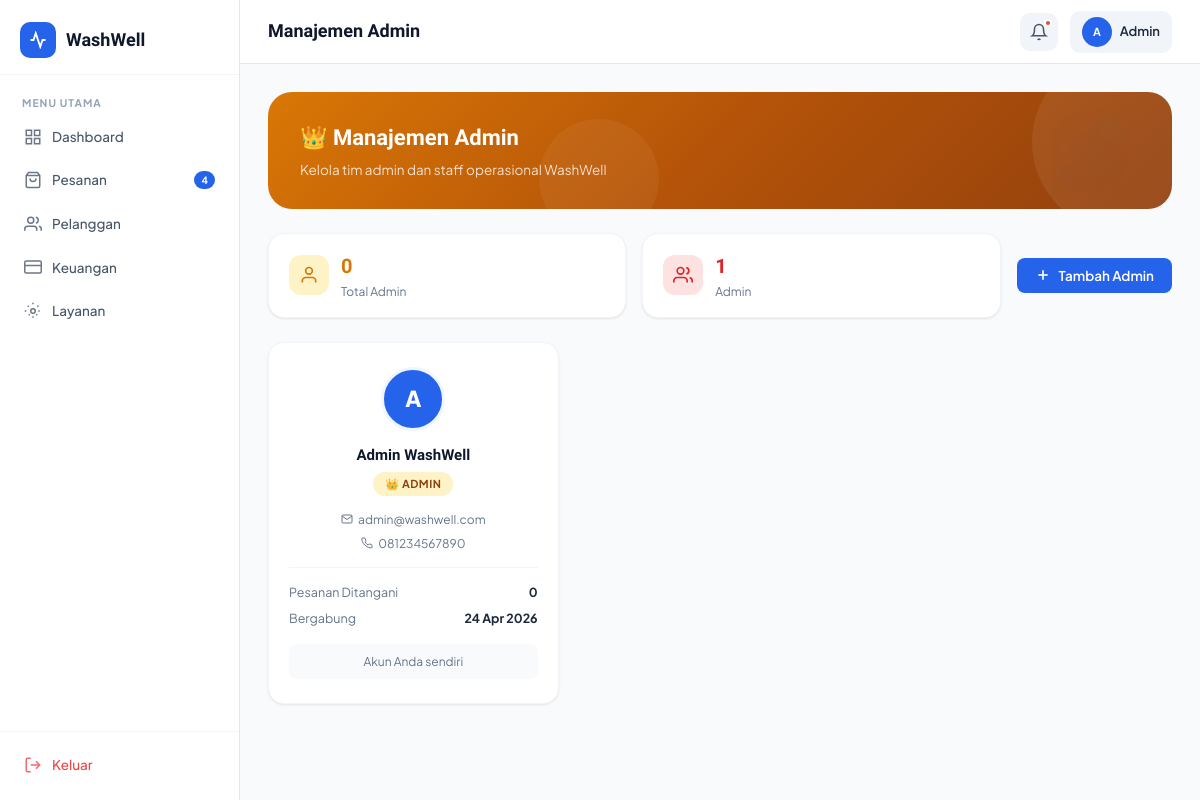
The page /admin/staff.php (signed in) on the database its author committed.
### tables this page shows
CREATE TABLE IF NOT EXISTS users (
    id         INT AUTO_INCREMENT PRIMARY KEY,
    name       VARCHAR(100) NOT NULL,
    email      VARCHAR(150) UNIQUE NOT NULL,
    password   VARCHAR(255) NOT NULL,
    phone      VARCHAR(20),
    address    TEXT,
    role       ENUM('customer','admin') DEFAULT 'customer',
    created_at TIMESTAMP DEFAULT CURRENT_TIMESTAMP,
    updated_at TIMESTAMP DEFAULT CURRENT_TIMESTAMP ON UPDATE CURRENT_TIMESTAMP
);

### includes/auth.php (called while the page is built, shortened)
<?php
function getCurrentUser() {
    $db = getDB();
    $id = (int)$_SESSION['user_id'];
    $res = $db->query("SELECT * FROM users WHERE id=$id LIMIT 1");
    return $res ? $res->fetch_assoc() : null;
}
function getUnreadNotifs($userId) {
    $db = getDB();
    $uid = (int)$userId;
    $res = $db->query("SELECT COUNT(*) as cnt FROM notifications WHERE user_id=$uid AND is_read=0");
    return $res ? (int)$res->fetch_assoc()['cnt'] : 0;
}
?>

### admin/staff.php (the view, shortened to what this page needs)
<?php
require_once '../includes/auth.php';
$db = getDB();
$user = getCurrentUser();
$staffList = $db->query("SELECT u.*, (SELECT COUNT(*) FROM orders o WHERE o.user_id=u.id) as handled_orders FROM users u WHERE u.role='admin' ORDER BY u.created_at ASC");
$totalStaff = 0;
$totalAdmin = $db->query("SELECT COUNT(*) as c FROM users WHERE role='admin'")->fetch_assoc()['c'];
$avatarColors = ['#2563EB','#16A34A','#D97706','#DC2626','#7C3AED','#0891B2'];
?>
<!DOCTYPE html>
<html lang="id">
<head>
<link rel="stylesheet" href="../assets/css/style.css">
</head>
<body>
<div class="app-layout">
    <?php require_once 'partials/sidebar.php'; ?>
    <div class="main-content">
        <header class="topbar">
            <div class="topbar-left">
                <div class="topbar-title">Manajemen Admin</div>
            </div>
            <div class="topbar-right">
                <button class="notif-btn" onclick="window.location='notifications.php'">
                    <svg width="18" height="18" viewBox="0 0 24 24" fill="none" stroke="currentColor" stroke-width="2"><path d="M18 8A6 6 0 0 0 6 8c0 7-3 9-3 9h18s-3-2-3-9"/><path d="M13.73 21a2 2 0 0 1-3.46 0"/></svg>
                    <?php if (getUnreadNotifs($user['id']) > 0): ?>
                    <span class="notif-dot"></span>
                    <?php endif; ?>
                </button>
                <div style="display:flex;align-items:center;gap:8px;padding:6px 12px;border-radius:10px;background:var(--gray-100)">
                    <div class="avatar avatar-sm"><?= strtoupper(substr($user['name'],0,1)) ?></div>
                    <span style="font-size:13px;font-weight:600"><?= htmlspecialchars(explode(' ',$user['name'])[0]) ?></span>
                </div>
            </div>
        </header>
        <main class="page-content">
            <div class="page-hero animate-in" style="background:linear-gradient(135deg,#D97706 0%,#B45309 50%,#92400E 100%)">
                <img src="../assets/img/bubble-deco.svg" class="page-hero-img" alt="">
                <div class="page-hero-title">👑 Manajemen Admin</div>
                <div class="page-hero-sub">Kelola tim admin dan staff operasional WashWell</div>
            </div>
            <div style="display:flex;gap:16px;margin-bottom:24px;align-items:center;flex-wrap:wrap;">
                <div class="card" style="padding:16px 20px;display:flex;align-items:center;gap:12px;flex:1;min-width:140px;">
                    <div style="width:40px;height:40px;border-radius:12px;background:#FEF3C7;color:#D97706;display:flex;align-items:center;justify-content:center;">
                        <svg width="20" height="20" viewBox="0 0 24 24" fill="none" stroke="currentColor" stroke-width="2"><path d="M20 21v-2a4 4 0 0 0-4-4H8a4 4 0 0 0-4 4v2"/><circle cx="12" cy="7" r="4"/></svg>
                    </div>
                    <div>
                        <div style="font-family:var(--font-display);font-size:20px;font-weight:800;color:#D97706"><?= $totalStaff ?></div>
                        <div style="font-size:12px;color:var(--gray-500)">Total Admin</div>
                    </div>
                </div>
                <div class="card" style="padding:16px 20px;display:flex;align-items:center;gap:12px;flex:1;min-width:140px;">
                    <div style="width:40px;height:40px;border-radius:12px;background:#FEE2E2;color:#DC2626;display:flex;align-items:center;justify-content:center;">
                        <svg width="20" height="20" viewBox="0 0 24 24" fill="none" stroke="currentColor" stroke-width="2"><path d="M17 21v-2a4 4 0 0 0-4-4H5a4 4 0 0 0-4 4v2"/><circle cx="9" cy="7" r="4"/><path d="M23 21v-2a4 4 0 0 0-3-3.87"/><path d="M16 3.13a4 4 0 0 1 0 7.75"/></svg>
                    </div>
                    <div>
                        <div style="font-family:var(--font-display);font-size:20px;font-weight:800;color:#DC2626"><?= $totalAdmin ?></div>
                        <div style="font-size:12px;color:var(--gray-500)">Admin</div>
                    </div>
                </div>
                <button class="btn btn-primary" onclick="document.getElementById('addModal').classList.add('open')" style="align-self:center;">
                    <svg width="16" height="16" viewBox="0 0 24 24" fill="none" stroke="currentColor" stroke-width="2.5"><line x1="12" y1="5" x2="12" y2="19"/><line x1="5" y1="12" x2="19" y2="12"/></svg>
                    Tambah Admin
                </button>
            </div>
            <div class="staff-grid">
            <?php $i=0; while ($s = $staffList->fetch_assoc()): $color = $avatarColors[$i % count($avatarColors)]; $i++; ?>
                <div class="staff-card animate-in">
                    <div class="staff-avatar-lg" style="background:<?= $color ?>">
                        <?= strtoupper(substr($s['name'],0,1)) ?>
                    </div>
                    <div class="staff-name"><?= htmlspecialchars($s['name']) ?></div>
                    <div class="staff-role-badge staff-role-admin">
                        👑 Admin
                    </div>
                    <div class="staff-info-row">
                        <svg width="12" height="12" viewBox="0 0 24 24" fill="none" stroke="currentColor" stroke-width="2"><path d="M4 4h16c1.1 0 2 .9 2 2v12c0 1.1-.9 2-2 2H4c-1.1 0-2-.9-2-2V6c0-1.1.9-2 2-2z"/><polyline points="22,6 12,13 2,6"/></svg>
                        <?= htmlspecialchars($s['email']) ?>
                    </div>
                    <?php if ($s['phone']): ?>
                    <div class="staff-info-row">
                        <?= htmlspecialchars($s['phone']) ?>
                    </div>
                    <?php endif; ?>
                    <div class="staff-divider"></div>
                    <div class="staff-stat">
                        <span class="staff-stat-label">Pesanan Ditangani</span>
                        <span class="staff-stat-val"><?= $s['handled_orders'] ?></span>
                    </div>
                    <div class="staff-stat" style="margin-top:6px;">
                        <span class="staff-stat-label">Bergabung</span>
                        <span class="staff-stat-val"><?= date('d M Y', strtotime($s['created_at'])) ?></span>
                    </div>
                    <?php if ($s['id'] !== $user['id']): ?>
                    <div style="display:flex;gap:8px;margin-top:16px;">
                        <button onclick="openEdit(<?= htmlspecialchars(json_encode($s)) ?>)" class="btn btn-ghost btn-sm" style="flex:1">Edit</button>
                        <form method="POST" onsubmit="return confirm('Hapus staff ini?')" style="flex:1">
                            <input type="hidden" name="action" value="delete">
                            <input type="hidden" name="id" value="<?= $s['id'] ?>">
                            <button type="submit" class="btn btn-danger btn-sm btn-full">Hapus</button>
                        </form>
                    </div>
                    <?php else: ?>
                    <div style="margin-top:16px;padding:8px;background:var(--gray-50);border-radius:8px;font-size:12px;color:var(--gray-500);text-align:center;">Akun Anda sendiri</div>
                    <?php endif; ?>
                </div>
            <?php endwhile; ?>
            </div>
        </main>
    </div>
</div>
</body>
</html>

### rows shown on the page
users: name "A", name "Admin", name "Admin WashWell", email "admin@washwell.com", phone "081234567890", handled_orders "0", created_at "24 Apr 2026", shows "Akun Anda sendiri"

### other values the page prints
$item['label'] "Dashboard"
$item['label'] "Pesanan"
$notifCount "4"
$item['label'] "Pelanggan"
$item['label'] "Keuangan"
$item['label'] "Layanan"
$totalStaff "0"
$totalAdmin "1"
